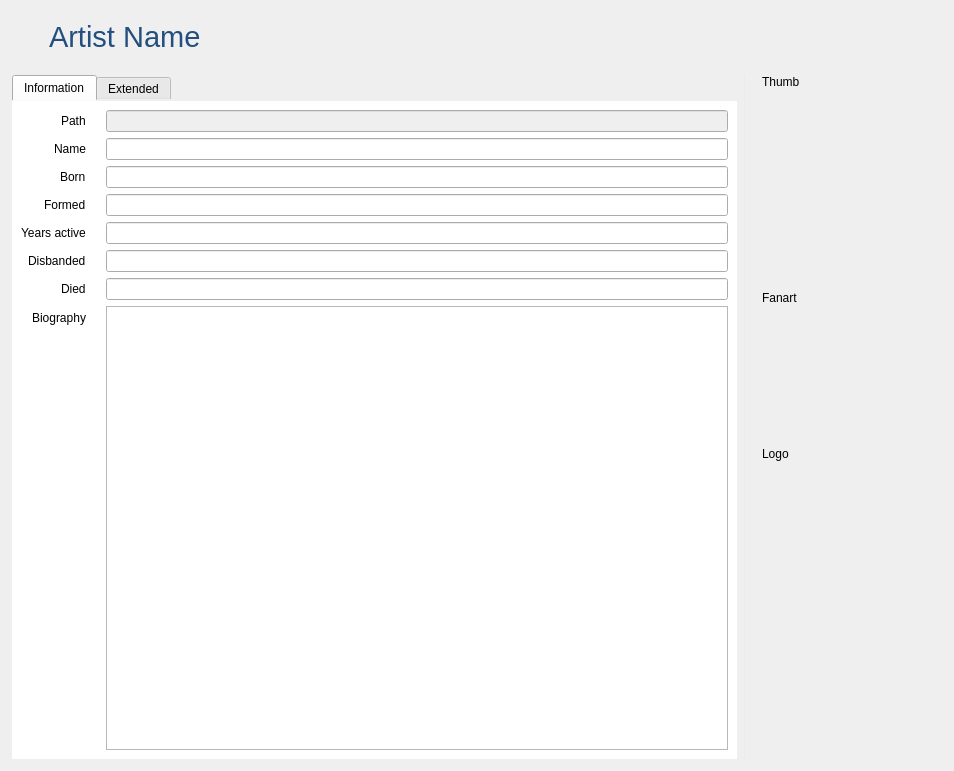
<?xml version="1.0" encoding="UTF-8"?>
<ui version="4.0">
 <class>MusicWidgetArtist</class>
 <widget class="QWidget" name="MusicWidgetArtist">
  <property name="geometry">
   <rect>
    <x>0</x>
    <y>0</y>
    <width>954</width>
    <height>771</height>
   </rect>
  </property>
  <property name="windowTitle">
   <string notr="true">Form</string>
  </property>
  <property name="styleSheet">
   <string notr="true">#tabWidget {
	border: 0;
}

#tab, #tab_2 {
	background-color: #ffffff;
}
</string>
  </property>
  <layout class="QVBoxLayout" name="verticalLayout" stretch="0,1">
   <property name="leftMargin">
    <number>0</number>
   </property>
   <property name="topMargin">
    <number>20</number>
   </property>
   <property name="rightMargin">
    <number>0</number>
   </property>
   <property name="bottomMargin">
    <number>0</number>
   </property>
   <item>
    <layout class="QHBoxLayout" name="horizontalLayout_10">
     <item>
      <spacer name="horizontalSpacer_4">
       <property name="orientation">
        <enum>Qt::Horizontal</enum>
       </property>
       <property name="sizeType">
        <enum>QSizePolicy::Fixed</enum>
       </property>
       <property name="sizeHint" stdset="0">
        <size>
         <width>20</width>
         <height>20</height>
        </size>
       </property>
      </spacer>
     </item>
     <item>
      <widget class="QToolButton" name="buttonRevert">
       <property name="cursor">
        <cursorShape>PointingHandCursor</cursorShape>
       </property>
       <property name="toolTip">
        <string>Artist has changed. Click to revert changes.</string>
       </property>
       <property name="styleSheet">
        <string notr="true">border: none;</string>
       </property>
       <property name="text">
        <string/>
       </property>
       <property name="icon">
        <iconset resource="../MediaElch.qrc">
         <normaloff>:/img/arrow_circle_left.png</normaloff>:/img/arrow_circle_left.png</iconset>
       </property>
       <property name="iconSize">
        <size>
         <width>16</width>
         <height>16</height>
        </size>
       </property>
      </widget>
     </item>
     <item>
      <widget class="QLabel" name="artistName">
       <property name="font">
        <font>
         <family>Helvetica Neue</family>
         <pointsize>22</pointsize>
        </font>
       </property>
       <property name="styleSheet">
        <string notr="true">color: #224f7f;
</string>
       </property>
       <property name="text">
        <string>Artist Name</string>
       </property>
       <property name="indent">
        <number>4</number>
       </property>
      </widget>
     </item>
     <item>
      <spacer name="horizontalSpacer_11">
       <property name="orientation">
        <enum>Qt::Horizontal</enum>
       </property>
       <property name="sizeHint" stdset="0">
        <size>
         <width>40</width>
         <height>20</height>
        </size>
       </property>
      </spacer>
     </item>
    </layout>
   </item>
   <item>
    <widget class="QGroupBox" name="groupBox_3">
     <property name="styleSheet">
      <string notr="true">QGroupBox {
	border-radius: 0;
	background-color: transparent;
}
</string>
     </property>
     <property name="title">
      <string/>
     </property>
     <layout class="QHBoxLayout" name="horizontalLayout_2" stretch="1,0,0">
      <item>
       <widget class="QTabWidget" name="tabWidget">
        <property name="currentIndex">
         <number>0</number>
        </property>
        <widget class="QWidget" name="tab">
         <attribute name="title">
          <string>Information</string>
         </attribute>
         <layout class="QVBoxLayout" name="verticalLayout_6">
          <item>
           <layout class="QFormLayout" name="formLayout">
            <property name="fieldGrowthPolicy">
             <enum>QFormLayout::ExpandingFieldsGrow</enum>
            </property>
            <property name="rowWrapPolicy">
             <enum>QFormLayout::DontWrapRows</enum>
            </property>
            <property name="labelAlignment">
             <set>Qt::AlignRight|Qt::AlignTrailing|Qt::AlignVCenter</set>
            </property>
            <property name="horizontalSpacing">
             <number>20</number>
            </property>
            <item row="0" column="0">
             <widget class="QLabel" name="label">
              <property name="text">
               <string>Path</string>
              </property>
             </widget>
            </item>
            <item row="0" column="1">
             <widget class="QLineEdit" name="path">
              <property name="enabled">
               <bool>false</bool>
              </property>
             </widget>
            </item>
            <item row="1" column="1">
             <widget class="QLineEdit" name="name">
              <property name="item" stdset="0">
               <string notr="true">name</string>
              </property>
             </widget>
            </item>
            <item row="1" column="0">
             <widget class="QLabel" name="label_2">
              <property name="text">
               <string>Name</string>
              </property>
             </widget>
            </item>
            <item row="2" column="1">
             <widget class="QLineEdit" name="born">
              <property name="item" stdset="0">
               <string notr="true">born</string>
              </property>
             </widget>
            </item>
            <item row="3" column="1">
             <widget class="QLineEdit" name="formed">
              <property name="item" stdset="0">
               <string notr="true">formed</string>
              </property>
             </widget>
            </item>
            <item row="4" column="1">
             <widget class="QLineEdit" name="yearsActive">
              <property name="item" stdset="0">
               <string notr="true">yearsActive</string>
              </property>
             </widget>
            </item>
            <item row="2" column="0">
             <widget class="QLabel" name="label_3">
              <property name="text">
               <string>Born</string>
              </property>
             </widget>
            </item>
            <item row="3" column="0">
             <widget class="QLabel" name="label_21">
              <property name="text">
               <string>Formed</string>
              </property>
             </widget>
            </item>
            <item row="4" column="0">
             <widget class="QLabel" name="label_6">
              <property name="text">
               <string>Years active</string>
              </property>
             </widget>
            </item>
            <item row="5" column="0">
             <widget class="QLabel" name="label_22">
              <property name="text">
               <string>Disbanded</string>
              </property>
             </widget>
            </item>
            <item row="6" column="0">
             <widget class="QLabel" name="label_23">
              <property name="text">
               <string>Died</string>
              </property>
             </widget>
            </item>
            <item row="5" column="1">
             <widget class="QLineEdit" name="disbanded">
              <property name="item" stdset="0">
               <string notr="true">disbanded</string>
              </property>
             </widget>
            </item>
            <item row="6" column="1">
             <widget class="QLineEdit" name="died">
              <property name="item" stdset="0">
               <string notr="true">died</string>
              </property>
             </widget>
            </item>
            <item row="7" column="0">
             <widget class="QLabel" name="label_15">
              <property name="text">
               <string>Biography</string>
              </property>
             </widget>
            </item>
            <item row="7" column="1">
             <widget class="QTextEdit" name="biography"/>
            </item>
           </layout>
          </item>
         </layout>
        </widget>
        <widget class="QWidget" name="tab_2">
         <attribute name="title">
          <string>Extended</string>
         </attribute>
         <layout class="QVBoxLayout" name="verticalLayout_3" stretch="2,2,2,0">
          <item>
           <widget class="TagCloud" name="genreCloud" native="true">
            <property name="item" stdset="0">
             <string notr="true">genre</string>
            </property>
           </widget>
          </item>
          <item>
           <widget class="TagCloud" name="styleCloud" native="true">
            <property name="item" stdset="0">
             <string notr="true">style</string>
            </property>
           </widget>
          </item>
          <item>
           <widget class="TagCloud" name="moodCloud" native="true">
            <property name="item" stdset="0">
             <string notr="true">mood</string>
            </property>
           </widget>
          </item>
          <item>
           <spacer name="verticalSpacer_3">
            <property name="orientation">
             <enum>Qt::Vertical</enum>
            </property>
            <property name="sizeHint" stdset="0">
             <size>
              <width>20</width>
              <height>40</height>
             </size>
            </property>
           </spacer>
          </item>
         </layout>
        </widget>
       </widget>
      </item>
      <item>
       <widget class="Line" name="line">
        <property name="styleSheet">
         <string notr="true">color: #ebebeb;</string>
        </property>
        <property name="frameShadow">
         <enum>QFrame::Plain</enum>
        </property>
        <property name="lineWidth">
         <number>1</number>
        </property>
        <property name="midLineWidth">
         <number>0</number>
        </property>
        <property name="orientation">
         <enum>Qt::Vertical</enum>
        </property>
       </widget>
      </item>
      <item>
       <widget class="QWidget" name="artWidget" native="true">
        <layout class="QHBoxLayout" name="horizontalLayout">
         <property name="leftMargin">
          <number>0</number>
         </property>
         <property name="topMargin">
          <number>0</number>
         </property>
         <property name="rightMargin">
          <number>0</number>
         </property>
         <property name="bottomMargin">
          <number>0</number>
         </property>
         <item>
          <layout class="QVBoxLayout" name="verticalLayout_4" stretch="0,0,0,0,0,0,0,0,0">
           <property name="leftMargin">
            <number>10</number>
           </property>
           <property name="topMargin">
            <number>0</number>
           </property>
           <item>
            <widget class="QLabel" name="labelThumb">
             <property name="text">
              <string>Thumb</string>
             </property>
            </widget>
           </item>
           <item>
            <widget class="ClosableImage" name="thumb">
             <property name="minimumSize">
              <size>
               <width>180</width>
               <height>180</height>
              </size>
             </property>
             <property name="maximumSize">
              <size>
               <width>180</width>
               <height>180</height>
              </size>
             </property>
             <property name="cursor">
              <cursorShape>PointingHandCursor</cursorShape>
             </property>
             <property name="toolTip">
              <string>Click to Change</string>
             </property>
             <property name="text">
              <string/>
             </property>
             <property name="pixmap">
              <pixmap resource="../MediaElch.qrc">:/img/pictures_alt.png</pixmap>
             </property>
             <property name="alignment">
              <set>Qt::AlignCenter</set>
             </property>
             <property name="clickable" stdset="0">
              <bool>true</bool>
             </property>
             <property name="myFixedHeight" stdset="0">
              <number>180</number>
             </property>
             <property name="title" stdset="0">
              <string>Thumb</string>
             </property>
             <property name="dropShadow" stdset="0">
              <bool>true</bool>
             </property>
            </widget>
           </item>
           <item>
            <spacer name="verticalSpacer_2">
             <property name="orientation">
              <enum>Qt::Vertical</enum>
             </property>
             <property name="sizeType">
              <enum>QSizePolicy::Fixed</enum>
             </property>
             <property name="sizeHint" stdset="0">
              <size>
               <width>20</width>
               <height>10</height>
              </size>
             </property>
            </spacer>
           </item>
           <item>
            <widget class="QLabel" name="labelFanart">
             <property name="text">
              <string>Fanart</string>
             </property>
            </widget>
           </item>
           <item>
            <widget class="ClosableImage" name="fanart">
             <property name="minimumSize">
              <size>
               <width>180</width>
               <height>120</height>
              </size>
             </property>
             <property name="maximumSize">
              <size>
               <width>180</width>
               <height>120</height>
              </size>
             </property>
             <property name="cursor">
              <cursorShape>PointingHandCursor</cursorShape>
             </property>
             <property name="toolTip">
              <string>Click to Change</string>
             </property>
             <property name="text">
              <string/>
             </property>
             <property name="pixmap">
              <pixmap resource="../MediaElch.qrc">:/img/pictures_alt.png</pixmap>
             </property>
             <property name="alignment">
              <set>Qt::AlignCenter</set>
             </property>
             <property name="clickable" stdset="0">
              <bool>true</bool>
             </property>
             <property name="myFixedHeight" stdset="0">
              <number>120</number>
             </property>
             <property name="title" stdset="0">
              <string>Fanart</string>
             </property>
             <property name="dropShadow" stdset="0">
              <bool>true</bool>
             </property>
            </widget>
           </item>
           <item>
            <spacer name="verticalSpacer_4">
             <property name="orientation">
              <enum>Qt::Vertical</enum>
             </property>
             <property name="sizeType">
              <enum>QSizePolicy::Fixed</enum>
             </property>
             <property name="sizeHint" stdset="0">
              <size>
               <width>20</width>
               <height>10</height>
              </size>
             </property>
            </spacer>
           </item>
           <item>
            <widget class="QLabel" name="labelLogo">
             <property name="text">
              <string>Logo</string>
             </property>
            </widget>
           </item>
           <item>
            <widget class="ClosableImage" name="logo">
             <property name="minimumSize">
              <size>
               <width>180</width>
               <height>102</height>
              </size>
             </property>
             <property name="maximumSize">
              <size>
               <width>180</width>
               <height>102</height>
              </size>
             </property>
             <property name="cursor">
              <cursorShape>PointingHandCursor</cursorShape>
             </property>
             <property name="toolTip">
              <string>Click to Change</string>
             </property>
             <property name="text">
              <string/>
             </property>
             <property name="pixmap">
              <pixmap resource="../MediaElch.qrc">:/img/pictures_alt.png</pixmap>
             </property>
             <property name="alignment">
              <set>Qt::AlignCenter</set>
             </property>
             <property name="clickable" stdset="0">
              <bool>true</bool>
             </property>
             <property name="myFixedHeight" stdset="0">
              <number>102</number>
             </property>
             <property name="title" stdset="0">
              <string>Thumb</string>
             </property>
             <property name="dropShadow" stdset="0">
              <bool>true</bool>
             </property>
            </widget>
           </item>
           <item>
            <spacer name="verticalSpacer">
             <property name="orientation">
              <enum>Qt::Vertical</enum>
             </property>
             <property name="sizeHint" stdset="0">
              <size>
               <width>20</width>
               <height>40</height>
              </size>
             </property>
            </spacer>
           </item>
          </layout>
         </item>
        </layout>
       </widget>
      </item>
     </layout>
    </widget>
   </item>
  </layout>
 </widget>
 <customwidgets>
  <customwidget>
   <class>ClosableImage</class>
   <extends>QLabel</extends>
   <header>smallWidgets/ClosableImage.h</header>
  </customwidget>
  <customwidget>
   <class>TagCloud</class>
   <extends>QWidget</extends>
   <header>smallWidgets/TagCloud.h</header>
   <container>1</container>
  </customwidget>
 </customwidgets>
 <resources>
  <include location="../MediaElch.qrc"/>
 </resources>
 <connections/>
</ui>
